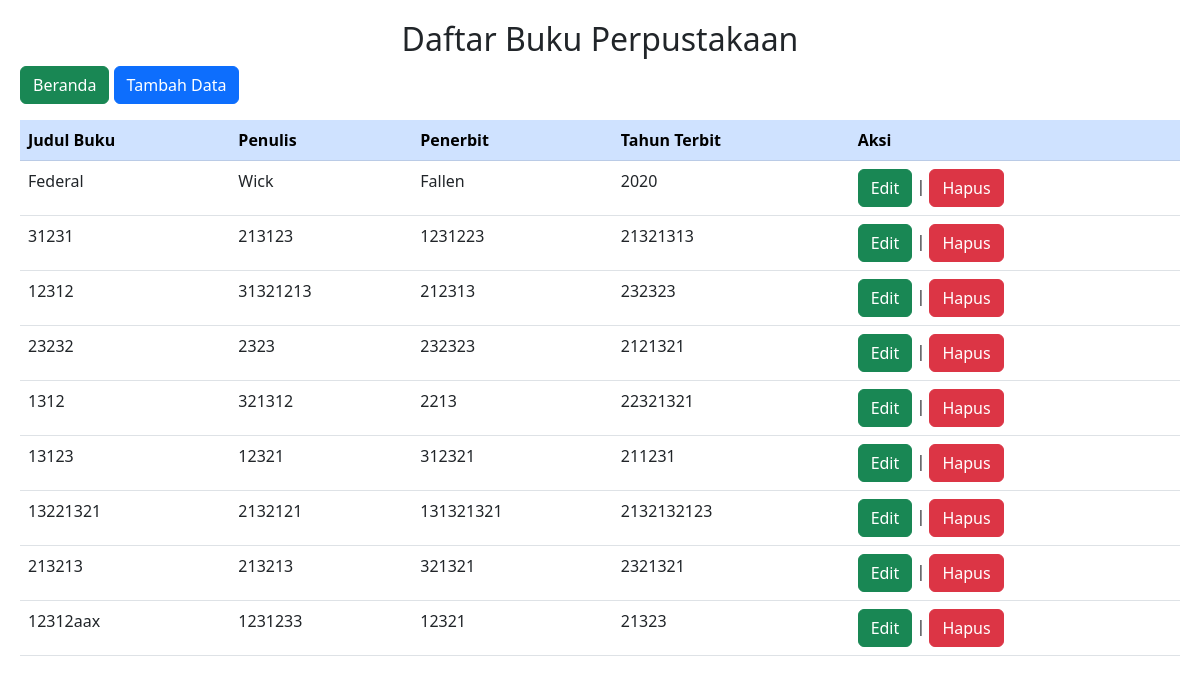
The page /Buku.php on the database its author committed.
### tables this page shows
CREATE TABLE `buku` (
  `id_buku` int(11) NOT NULL,
  `judul_buku` varchar(500) NOT NULL,
  `penulis` varchar(500) NOT NULL,
  `penerbit` varchar(250) NOT NULL,
  `tahun_terbit` int(11) NOT NULL
);

### Model.php (called while the page is built, shortened)
<?php
function getBuku($conn){
    $query = $conn->prepare("SELECT * from buku");
    $query->execute();
    $hasil = $query->fetchAll(PDO::FETCH_ASSOC);
    return $hasil;
}

### Buku.php (the view, shortened to what this page needs)
<?php
require "Koneksi.php";
require 'Model.php';
$hasil = getBuku($conn);
?>
<!DOCTYPE html>
<html lang="en">
<head>
    <link href="https://cdn.jsdelivr.net/npm/bootstrap@5.3.0-alpha3/dist/css/bootstrap.min.css" rel="stylesheet">
</head>
<body>
    <div class="window1">
    <h2> Daftar Buku Perpustakaan </h2>
    <button class="btn btn-success" onclick="window.location.href='Beranda.php';">
        Beranda
    </button>
    <button class="btn btn-primary" onclick="window.location.href='FormBuku.php';">
        Tambah Data
    </button>
    <table class="table">
         <tr class="table-primary">
            <th>Judul Buku</th>
            <th>Penulis</th>
            <th>Penerbit</th>
            <th>Tahun Terbit</th>
            <th>Aksi</th>
        </tr>
        <?php
        foreach($hasil as $baris){
            echo "<tr>";
            echo "<td>".$baris['judul_buku']."</td>";
            echo "<td>".$baris['penulis']."</td>";
            echo "<td>".$baris['penerbit']."</td>";
            echo "<td>".$baris['tahun_terbit']."</td>";
            ?>
            <td>
                <button class="btn btn-success" onclick="location.href='FormBuku.php?id=<?php echo $baris['id_buku'] ?>'">Edit</button>
                |
                <button class="btn btn-danger" onclick="if(confirm('Yakin Dihapus?')) { location.href='Buku.php?id=<?php echo $baris['id_buku'] ?>' }">Hapus</button>
            </td><?php
        }
        ?>
    </table>
    </div>
</body>
</html>

### Buku.php (style rules this page uses)
h2 { text-align: center; }
.window1 { padding: 20px; }

### rows shown on the page
buku: judul_buku "Federal", penulis "Wick", penerbit "Fallen", tahun_terbit "2020"
buku: judul_buku "31231", penulis "213123", penerbit "1231223", tahun_terbit "21321313"
buku: judul_buku "12312", penulis "31321213", penerbit "212313", tahun_terbit "232323"
buku: judul_buku "23232", penulis "2323", penerbit "232323", tahun_terbit "2121321"
buku: judul_buku "1312", penulis "321312", penerbit "2213", tahun_terbit "22321321"
buku: judul_buku "13123", penulis "12321", penerbit "312321", tahun_terbit "211231"
buku: judul_buku "13221321", penulis "2132121", penerbit "131321321", tahun_terbit "2132132123"
buku: judul_buku "213213", penulis "213213", penerbit "321321", tahun_terbit "2321321"
buku: judul_buku "12312aax", penulis "1231233", penerbit "12321", tahun_terbit "21323"
